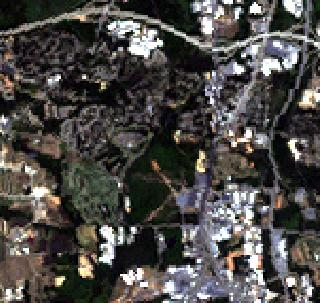
#> input picture scripts/i.fusion.brovey/rgb_originals.jpg, 320 x 303 px
$ python -i operations.py   (imports and definitions only)   (older library calls are emulated)
#> lines starting #> are read from the running program, lines starting #| are printed output that depends on the picture
"""
Image non-geospatial operations and manipulations

Note: Functions in this module are experimental and are not considered
a stable API, i.e. may change in future releases of GRASS.

It heavily relies on PIL but unlike PIL, the functions operate on
files instead of PIL Image objects (which are used internally).
These functions are convenient for post-processing outputs from GRASS
modules, e.g. after rendering. However, if you have multiple operations
you may want to consider using PIL directly for efficiency (to avoid
writing and reading from the files).

Usage
=====

Use keyword arguments for all parameters other than those for input,
output, and format. All function provide reasonable defaults if possible,
but note that they may not be applicable to you case or when developing
a general tool.

>>> import grass.imaging.operations as iop

>>> # replace white color in the image by 100% transparency
>>> iop.change_rbg_to_transparent("map.png", color=(255, 255, 255))

>>> # crop the image in place
>>> iop.crop_image("map.png")

>>> # create a new image with inverted colors of the original image
>>> iop.invert_image_colors("map.png", "map_inverted.png")

>>> # create a thumbnail of the original image
>>> iop.thumbnail_image("map.png", "map_thumbnail.png", size=(64, 64))

Error handling
==============

When PIL or a required submodule is not available, a RuntimeError
exception is raised with a message mentioning the missing dependency.
Additionally, any of the exceptions raised by PIL may be raised too,
for example, when the file is not found.

Authors, copyright and license
==============================

SPDX-FileCopyrightText: 2018 Vaclav Petras
SPDX-FileCopyrightText: GRASS Development Team
SPDX-License-Identifier: GPL-2.0-or-later

.. sectionauthor:: Vaclav Petras <wenzeslaus gmail com>
"""

# import similar to what is in visvis
try:
    import PIL
    from PIL import Image

    try:
        from PIL import ImageOps
    except ImportError:
        ImageOps = None
except ImportError:
    PIL = None


# [74 lines left out: functions crop_image, thumbnail_image, change_rbg_to_transparent, not called in this run]


def invert_image_colors(input_file, output_file=None, format=None):
    """Invert colors in the image

    The alpha channel, if present, is untouched by this function.

    :param input_file: Name of the file to manipulate
    :param output_file: filename for the new file (same as input by default)
    :param format: format to be used new file (if different from extension)
    """
    if PIL is None:
        raise RuntimeError(_("Install PIL or Pillow to use this function"))
    if ImageOps is None:
        raise RuntimeError(
            _(
                "Install a newer version of PIL or Pillow to"
                " use this function (missing ImageOps module)"
            )
        )
    if not output_file:
        output_file = input_file
    original_img = Image.open(input_file)
#> original_img is the input picture: PIL image 320x303 RGB; mean R, G, B 76.3, 74.1, 71.3
    # according to documentation (3.0.x) the module can work only on RGB
    # so we need to specifically take care of transparency if present
    if original_img.mode == "RGBA":
        # split into bands
        red1, green1, blue1, alpha = original_img.split()
        rgb_img = Image.merge("RGB", (red1, green1, blue1))
        # invert RGB
        inverted_rgb_img = ImageOps.invert(rgb_img)
        # put back the original alpha
        red2, green2, blue2 = inverted_rgb_img.split()
        new_image = Image.merge("RGBA", (red2, green2, blue2, alpha))
    else:
        new_image = ImageOps.invert(original_img)
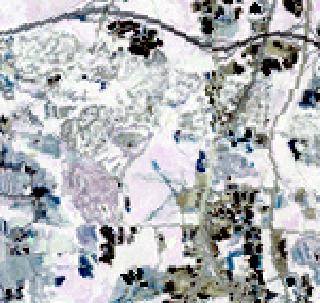
#> new_image: PIL image 320x303 RGB; mean R, G, B 178.7, 180.9, 183.7
    new_image.save(output_file, format)

>>> result = invert_image_colors('../../../scripts/i.fusion.brovey/rgb_originals.jpg')
